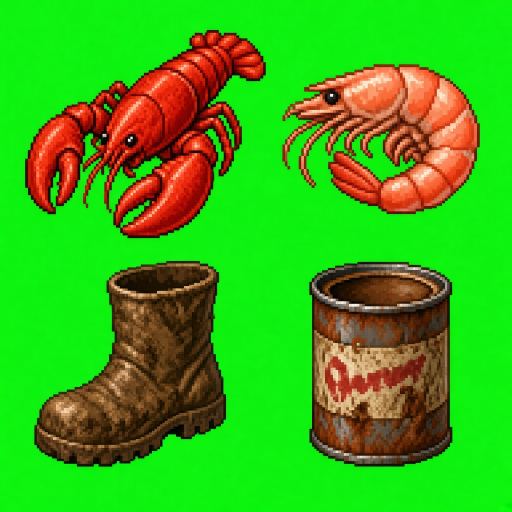
#> input picture art-src/claw/claw-prizes-sheet.jpg, 1024 x 1024 px, found by its file name (shown at 1/2 size)
$ python slice_claw.py
#> lines starting #> are read from the running program, lines starting #| are printed output that depends on the picture
#!/usr/bin/env python3
"""夜市抓抓機 prizes: art-src/claw/claw-prizes-sheet.jpg (4 items on flat green, 2x2) ->
public/art/props/claw-{lobster,shrimp,boot,can}.png at 2x resolution (shown at logical size via markHd).
Run: python3 scripts/art/slice_claw.py [art-root]
"""
import sys, os
import numpy as np
from PIL import Image
from scipy import ndimage

RES = 2
# name -> (quadrant col, row, logical width px)
ITEMS = {'lobster': (0, 0, 46), 'shrimp': (1, 0, 38), 'boot': (0, 1, 32), 'can': (1, 1, 28)}


def key(im):
    a = np.asarray(im.convert('RGB')).astype(int)
    r, g, b = a[..., 0], a[..., 1], a[..., 2]
    bg = (g - r > 50) & (g - b > 50) & (g > 110)
    lab, n = ndimage.label(bg)
    border = set(np.unique(np.concatenate([lab[0], lab[-1], lab[:, 0], lab[:, -1]]))) - {0}
    bgm = np.isin(lab, list(border))
    bgm = ndimage.binary_dilation(bgm, iterations=1) & (((g - r > 25) & (g - b > 25)) | bgm)
    # Green pockets enclosed by claws / legs are not reachable from the border; none of the prizes is green.
    bgm |= (g - r > 40) & (g - b > 40) & (g > 90)
    edge = ndimage.binary_dilation(bgm, iterations=3) & ~bgm
    cap = np.maximum(r, b)
    rgb = a.copy()
    rgb[..., 1] = np.where(edge & (g > cap), cap, g)
    alpha = np.where(bgm, 0, 255).astype(np.uint8)
    # keep only the biggest blob (JPEG speckle)
    lab2, n2 = ndimage.label(alpha > 0)
    if n2:
        sizes = ndimage.sum(alpha > 0, lab2, range(1, n2 + 1))
        alpha = np.where(lab2 == (1 + int(np.argmax(sizes))), alpha, 0).astype(np.uint8)
    return Image.fromarray(np.dstack([rgb.astype(np.uint8), alpha]), 'RGBA')


def main():
    root = sys.argv[1] if len(sys.argv) > 1 else '.'
    sheet = Image.open(os.path.join(root, 'art-src/claw/claw-prizes-sheet.jpg'))
#> sheet is the input picture: PIL image 1024x1024 RGB; mean R, G, B 58.7, 175.5, 22.3
    w, h = sheet.size
#> w = 1024; h = 1024
    for name, (cx, cy, lw) in ITEMS.items():
        q = sheet.crop((cx * w // 2, cy * h // 2, (cx + 1) * w // 2, (cy + 1) * h // 2))
        im = key(q)
        im = im.crop(im.getchannel('A').getbbox())
        tw = lw * RES
        th = round(im.height * tw / im.width)
        im = im.resize((tw, th), Image.LANCZOS)
        out = f'public/art/props/claw-{name}.png'
        im.save(out)
        print(out, im.size)
#> this loop made 4 passes
#> (n in key, n2 in key, sizes in key) on passes 1 to 4: (8, 1, [100734]), (3, 3, [866, 76656, 26]), (1, 1, [98637]), (1, 1, [106806])
#> pass 1, in main, `q = sheet.crop((cx * w // 2, cy * h // 2, (cx + 1) * w // 2, (cy + 1) ..`:
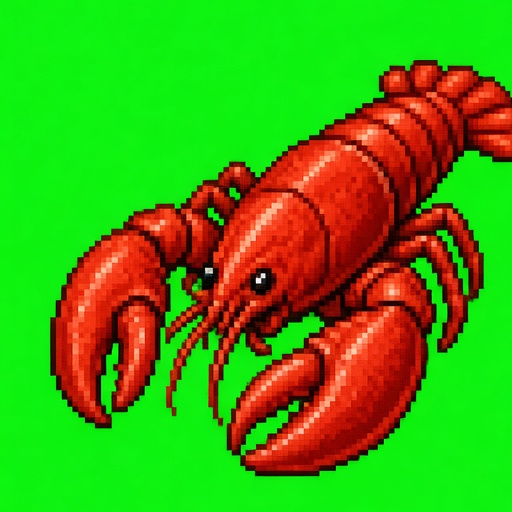
#> q: PIL image 512x512 RGB; mean R, G, B 72.8, 160.4, 16.1
#> pass 1, in key, `r, g, b = a[..., 0], a[..., 1], a[..., 2]`:
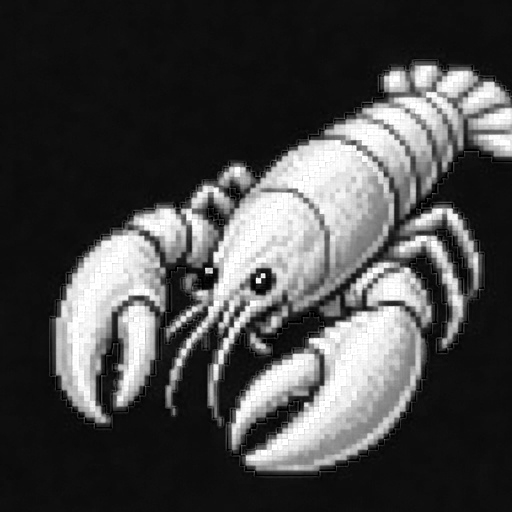
#> r: shape (512, 512) int64; min 0, max 255, mean 72.8
#> pass 1, in key, `r, g, b = a[..., 0], a[..., 1], a[..., 2]`:
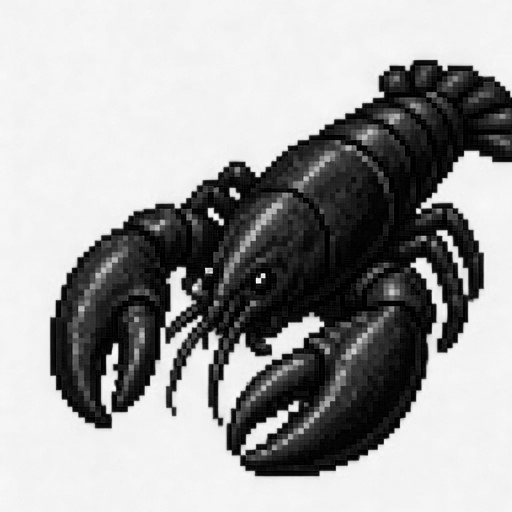
#> g: shape (512, 512) int64; min 0, max 255, mean 160.4
#> after the loop:
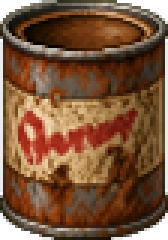
#> im: PIL image 56x80 RGBA (shown 3 times larger); mean R, G, B, A 104.5, 67.7, 40.5, 235.5; transparent parts drawn white
#> after the loop:
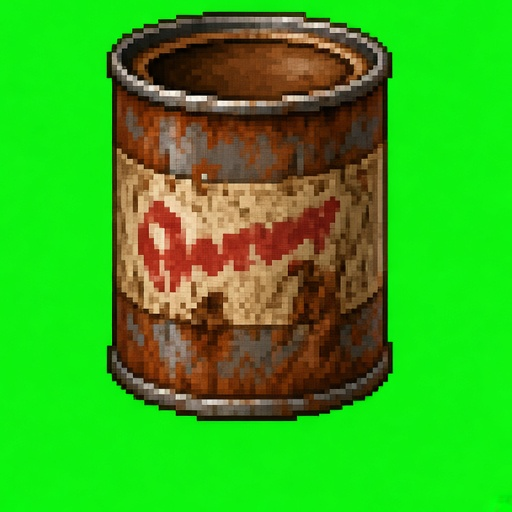
#> q: PIL image 512x512 RGB; mean R, G, B 53.5, 172.7, 26.5


if __name__ == '__main__':
    main()
